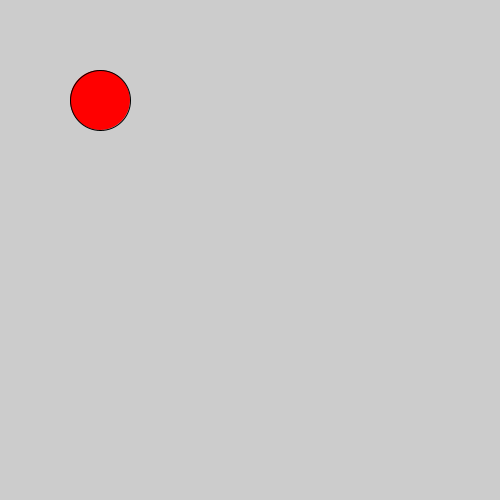
Frame 1 (no input)
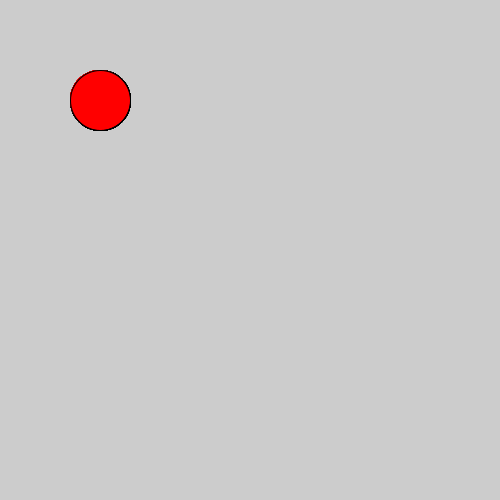
Frame 60 (the mouse pressed at the canvas centre just before this capture)
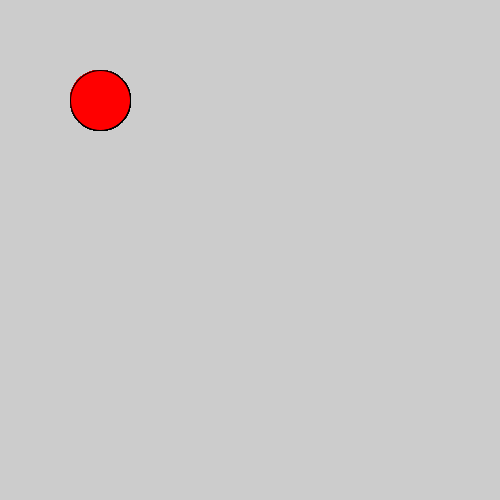
Frame 120 (the mouse held since frame 60 and released just before this capture)

The Processing sketch that drew these frames (run headless with seeded random() and noise(); from frame 60 on, the mouse is pressed at the canvas centre):

// Processing sketch: slippery_dot
// ── slippery_dot.pde
/*** When you are done, this program will draw an ellipse 
     that jumps to new location each time you click on it.
***/
 
 // 1. Create three integer variables to represent the x, y, and the size of the ellipse
 int x =100;
 int y =100;
    void setup() {
      // 2. Set the size of your sketch
      size(500,500);
    }
    
    void draw() {
    
      // 3. Set the background color of your sketch
      //NO
      // 4. Draw an ellipse using the variables created at the top of the sketch for the location and size of your ellipse. 
      //    Make sure it fits in the window. Change the variables if it does not.
      fill(1000,0,0);
      ellipse(x,y,60,60);
    
    }
    
    /******** This method gets called automatically when you press the mouse ************/
    void mousePressed() {
      //5. Create an integer variable called distance
      int distance = getDistanceFromMouse(x, y);
      //6. The getDistanceFromMouse() method below returns a number.
      //   Set the value of your distance variable to the value returned by the getDistance method
      //   You will need to pass the x and y location of your ellipse to this method.
        
          
      //7.  Use an if statement to check if your distance variable is < the radius of the ellipse
      //    If it is, make a new x AND y for the ellipse, for a new random location on the window
      //    Hint: Use code like this      x = (int) random(width);
            if(distance < 50){
            x = (int) random(width);
            y = (int) random(width);
           background(0); 
    }
    }
    /********  This method gives you the number of pixels between the mouse and the x,y point ***********/
    int getDistanceFromMouse(int x, int y) {
      return (int)Math.sqrt(Math.pow((mouseX-x),2) + Math.pow((mouseY-y),2));
    }
